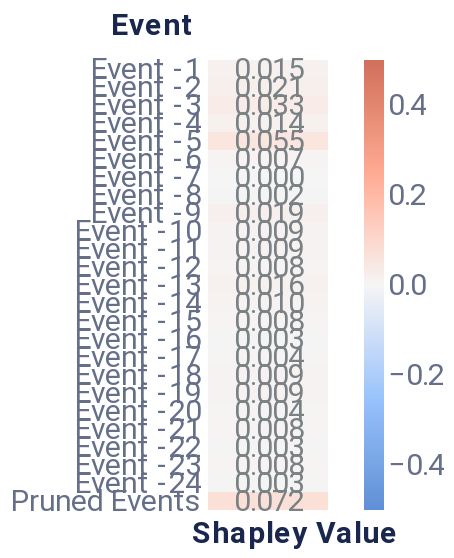

Here is the notebook cell this chart was saved with:
### Markdown cell above
##### Event-level explanation

### Code cell
event_dict = {'rs': 42, 'nsamples': 32000}
event_data = local_event(f, pos_x_data, event_dict, positive_sequence_id, sequence_id_feat, average_event, pruning_idx)
event_plot = plot_event_heatmap(event_data)
event_plot

### Figure 1 — Vega-Lite specification as saved in the notebook (floating-point values rounded to 4 significant figures)
{"config": {"axis": {"domain": true, "domainColor": "#666F89", "grid": false, "gridCap": "round", "gridColor": "#B3B7C4", "gridDash": [2, 4], "gridWidth": 0.5, "labelColor": "#666F89", "labelFont": "Roboto, Arial, sans-serif", "labelPadding": 2, "tickColor": "#666F89", "tickOpacity": 0.5, "tickSize": 4, "titleColor": "#19274E", "titleFont": "Roboto, Arial, sans-serif", "titleFontSize": 12}, "axisBand": {"domain": true, "labelPadding": 4, "ticks": false}, "axisY": {"domain": false, "titleAlign": "left", "titleAngle": 0, "titleX": -20, "titleY": -10}, "legend": {"labelColor": "#666F89", "labelFont": "Roboto, Arial, sans-serif", "labelFontSize": 12, "symbolSize": 40, "titleColor": "#19274E", "titleFont": "Roboto, Arial, sans-serif", "titleFontSize": 12, "titlePadding": 4}, "arc": {"stroke": "#FFFFFF", "strokeWidth": 1}, "bar": {"fill": "#2770EB", "stroke": null}, "line": {"stroke": "#2770EB", "strokeWidth": 2}, "path": {"stroke": "#2770EB", "strokeWidth": 0.5}, "point": {"fill": "#2770EB", "shape": "circle", "filled": true}, "rect": {"fill": "#2770EB"}, "rule": {"stroke": "#666F89"}, "shape": {"stroke": "#2770EB"}, "text": {"color": "#19274E", "font": "Roboto, Arial, sans-serif", "fontSize": 12}, "range": {"category": ["#2770EB", "#77B98A", "#DA5252", "#FFC400", "#A87AEA", "#00A39E", "#19274E"], "diverging": ["#006360", "#2BB3AE", "#96D9D7", "#FFFFFF", "#EDAAAA", "#DA5252", "#811D1D"], "heatmap": ["#18448F", "#1B4EA5", "#2770EB", "#4C88EE", "#82ACF3", "#A6C4F7", "#E9F1FD"], "ramp": ["#18448F", "#1B4EA5", "#2770EB", "#4C88EE", "#82ACF3", "#A6C4F7", "#E9F1FD"]}, "background": "#FFFFFF", "group": {"fill": "#FFFFFF"}, "header": {"labelColor": "#19274E", "labelFont": "Roboto, Arial, sans-serif", "labelFontSize": 12, "titleColor": "#19274E", "titleFont": "Roboto, Arial, sans-serif", "titleFontSize": 16}, "title": {"anchor": "start", "color": "#19274E", "font": "Roboto, Arial, sans-serif", "fontSize": 20, "fontWeight": "bold", "offset": 20, "subtitleColor": "#19274E", "subtitleFontSize": 16}, "view": {"continuousHeight": 300, "continuousWidth": 400, "stroke": "transparent"}}, "layer": [{"mark": "rect", "encoding": {"color": {"field": "rounded", "legend": {"gradientLength": 225, "gradientThickness": 10, "labelFontSize": 15, "orient": "right"}, "scale": {"domain": [-0.5, 0.5], "range": ["#5f8fd6", "#99c3fb", "#f5f5f5", "#ffaa92", "#d16f5b"]}, "title": null, "type": "quantitative"}, "x": {"axis": {"title": "Shapley Value", "titleFontSize": 15}, "field": "column", "type": "ordinal"}, "y": {"axis": {"domain": false, "labelFontSize": 15, "title": "Event", "titleFontSize": 15, "titleX": -49}, "field": "Feature", "sort": ["Event -1", "Event -2", "Event -3", "Event -4", "Event -5", "Event -6", "Event -7", "Event -8", "Event -9", "Event -10", "Event -11", "Event -12", "Event -13", "Event -14", "Event -15", "Event -16", "Event -17", "Event -18", "Event -19", "Event -20", "Event -21", "Event -22", "Event -23", "Event -24", "Pruned Events"], "type": "ordinal"}}}, {"mark": {"type": "text", "align": "right", "baseline": "middle", "color": "#798184", "dx": 18, "fontSize": 15}, "encoding": {"text": {"field": "rounded_str", "type": "nominal"}, "x": {"axis": {"domain": false, "labels": false, "title": "Shapley Value", "titleX": 43}, "field": "column", "type": "ordinal"}, "y": {"axis": {"domain": false, "labelFontSize": 15, "title": "Event", "titleFontSize": 15, "titleX": -49}, "field": "Feature", "sort": ["Event -1", "Event -2", "Event -3", "Event -4", "Event -5", "Event -6", "Event -7", "Event -8", "Event -9", "Event -10", "Event -11", "Event -12", "Event -13", "Event -14", "Event -15", "Event -16", "Event -17", "Event -18", "Event -19", "Event -20", "Event -21", "Event -22", "Event -23", "Event -24", "Pruned Events"], "type": "ordinal"}}}], "data": {"name": "data-9c7ccf43ea07685ef652c4a01cf464f7"}, "height": 225, "width": 60, "$schema": "https://vega.github.io/schema/vega-lite/v4.17.0.json", "datasets": {"data-9c7ccf43ea07685ef652c4a01cf464f7": [{"Shapley Value": 0.01503, "Feature": "Event -1", "row": 1, "column": 1, "rounded": 0.015, "rounded_str": "0.015"}, {"Shapley Value": 0.02097, "Feature": "Event -2", "row": 2, "column": 1, "rounded": 0.021, "rounded_str": "0.021"}, {"Shapley Value": 0.03274, "Feature": "Event -3", "row": 3, "column": 1, "rounded": 0.033, "rounded_str": "0.033"}, {"Shapley Value": 0.01442, "Feature": "Event -4", "row": 4, "column": 1, "rounded": 0.014, "rounded_str": "0.014"}, {"Shapley Value": 0.05462, "Feature": "Event -5", "row": 5, "column": 1, "rounded": 0.055, "rounded_str": "0.055"}, {"Shapley Value": 0.006823, "Feature": "Event -6", "row": 6, "column": 1, "rounded": 0.007, "rounded_str": "0.007"}, {"Shapley Value": 0.0, "Feature": "Event -7", "row": 7, "column": 1, "rounded": 0.0, "rounded_str": "0.000"}, {"Shapley Value": 0.001755, "Feature": "Event -8", "row": 8, "column": 1, "rounded": 0.002, "rounded_str": "0.002"}, {"Shapley Value": 0.01928, "Feature": "Event -9", "row": 9, "column": 1, "rounded": 0.019, "rounded_str": "0.019"}, {"Shapley Value": 0.009326, "Feature": "Event -10", "row": 10, "column": 1, "rounded": 0.009, "rounded_str": "0.009"}, {"Shapley Value": 0.009466, "Feature": "Event -11", "row": 11, "column": 1, "rounded": 0.009, "rounded_str": "0.009"}, {"Shapley Value": 0.007514, "Feature": "Event -12", "row": 12, "column": 1, "rounded": 0.008, "rounded_str": "0.008"}, {"Shapley Value": 0.01592, "Feature": "Event -13", "row": 13, "column": 1, "rounded": 0.016, "rounded_str": "0.016"}, {"Shapley Value": 0.009729, "Feature": "Event -14", "row": 14, "column": 1, "rounded": 0.01, "rounded_str": "0.010"}, {"Shapley Value": 0.008125, "Feature": "Event -15", "row": 15, "column": 1, "rounded": 0.008, "rounded_str": "0.008"}, {"Shapley Value": 0.003465, "Feature": "Event -16", "row": 16, "column": 1, "rounded": 0.003, "rounded_str": "0.003"}, {"Shapley Value": 0.004259, "Feature": "Event -17", "row": 17, "column": 1, "rounded": 0.004, "rounded_str": "0.004"}, {"Shapley Value": 0.008816, "Feature": "Event -18", "row": 18, "column": 1, "rounded": 0.009, "rounded_str": "0.009"}, {"Shapley Value": 0.008931, "Feature": "Event -19", "row": 19, "column": 1, "rounded": 0.009, "rounded_str": "0.009"}, {"Shapley Value": 0.003723, "Feature": "Event -20", "row": 20, "column": 1, "rounded": 0.004, "rounded_str": "0.004"}, {"Shapley Value": 0.007699, "Feature": "Event -21", "row": 21, "column": 1, "rounded": 0.008, "rounded_str": "0.008"}, {"Shapley Value": 0.002954, "Feature": "Event -22", "row": 22, "column": 1, "rounded": 0.003, "rounded_str": "0.003"}, {"Shapley Value": 0.008494, "Feature": "Event -23", "row": 23, "column": 1, "rounded": 0.008, "rounded_str": "0.008"}, {"Shapley Value": 0.002501, "Feature": "Event -24", "row": 24, "column": 1, "rounded": 0.003, "rounded_str": "0.003"}, {"Shapley Value": 0.07185, "Feature": "Pruned Events", "row": 25, "column": 1, "rounded": 0.072, "rounded_str": "0.072"}]}}
